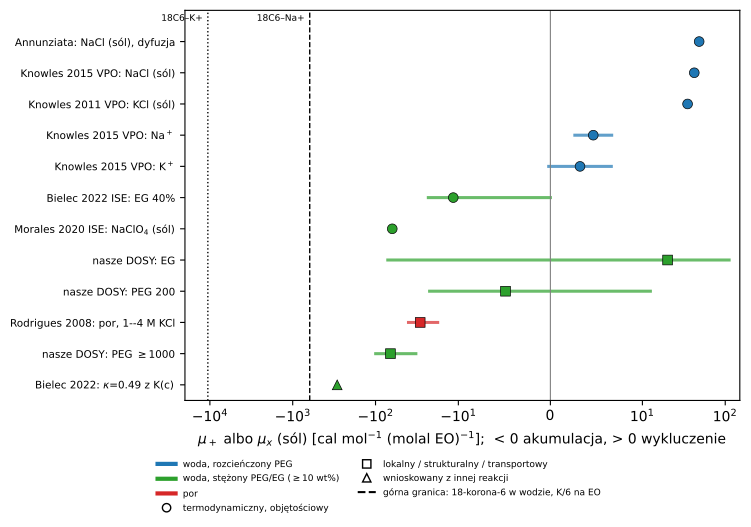

This figure's Python source:
"""Q8: evaluation of claims of Na+/K+ binding by PEG on one axis.

Axis: mu_+ = cation contribution to (d mu_salt / d m_EO), cal mol^-1 (molal EO)^-1, Knowles 2015 convention
(> 0 exclusion, < 0 accumulation). Weak 1:1 binding with constant kappa per EO: mu_+ ~ -RT*kappa
(linear limit; kappa in M^-1 treated as molal^-1, error < 10% for our solutions).
Sources: notes/Q2_peg_salt.md, notes/Q4_Q7_duplex_experiments.md, salt_shift/na_notes.md,
knowles_reframe/numbers.tex, recenzja_manuskryptu.md (Bielec 2022 SI sec. 7).
"""
import json
from pathlib import Path
import numpy as np
import matplotlib
matplotlib.use("Agg")
import matplotlib.pyplot as plt

RT = 592.5  # cal/mol, 298 K
HERE = Path(__file__).resolve().parent


def mu(kappa):
    return -RT * kappa


# ISE bound for EG 40 wt% (Bielec 2022 SI 7): total calibration offset ~6 mV, also seen without Na+.
# 59.16 log10(1 + bn c) <= 6 mV, c_EG(40 wt%) ~ 420 g/L / 62.07 g/mol
c_EG40 = 420 / 62.07
bn_ise = (10 ** (6 / 59.16) - 1) / c_EG40
# DOSY EG and PEG 200 (self-consistent correction, knowles_reframe/numbers.tex): bn per molecule
bn_EG, bn_EG_err = -0.034, 0.154
bn_P2, bn_P2_err = 0.034, 0.121
DP_P2 = (200 - 18) / 44.05
# nanopore (Rodrigues 2008, PT): PEG-pore interaction energy per monomer 0.03 kT (1 M KCl) .. 0.27 kT (4 M)
# ASSUMPTION: whole energy from linear Langmuir K+ binding, E/kT = kappa*c
kap_pore = (0.03 / 1.0, 0.27 / 4.0)
# crown ethers in water (log K; 18C6-Na+ 0.8, 18C6-K+ 2.03; Can. J. Chem. 64, 808 (1986) table seen only as
# search snippet; Na+ 0.82 also from an NMR study, snippet). Per-EO upper bound: K/6.
crown = {"Na+": 10 ** 0.8 / 6, "K+": 10 ** 2.03 / 6}

# env: dil = dilute water, conc = concentrated PEG/EG (>=10 wt%), pore, iface, org, solid
# kind: thermo = bulk thermodynamic, local = local/structural/transport, infer = inferred from another reaction
P = [
    # label, env, kind, value(s) [lo, hi] or None
    ("Knowles 2015 VPO: Na$^+$", "dil", "thermo", (4.66 - 2, 4.66 + 2)),
    ("Knowles 2015 VPO: K$^+$", "dil", "thermo", (3.22 - 3.4, 3.22 + 3.4)),
    ("Knowles 2015 VPO: NaCl (sól)", "dil", "thermo", (42.3 - 3.1, 42.3 + 3.1)),
    ("Knowles 2011 VPO: KCl (sól)", "dil", "thermo", (32.4, 37.8)),
    ("Annunziata: NaCl (sól), dyfuzja", "dil", "thermo", (47.0, 49.9)),
    ("Morales 2020 ISE: NaClO$_4$ (sól)", "conc", "thermo", (-65.4, -60.2)),
    ("Bielec 2022 ISE: EG 40%", "conc", "thermo", (mu(bn_ise), 0.0)),
    ("nasze DOSY: EG", "conc", "local", (mu(bn_EG + bn_EG_err), mu(bn_EG - bn_EG_err))),
    ("nasze DOSY: PEG 200", "conc", "local", (mu((bn_P2 + bn_P2_err) / DP_P2), mu((bn_P2 - bn_P2_err) / DP_P2))),
    ("nasze DOSY: PEG $\\geq$1000", "conc", "local", (mu(0.168), mu(0.055))),
    ("Rodrigues 2008: por, 1--4 M KCl", "pore", "local", (mu(kap_pore[1]), mu(kap_pore[0]))),
    ("Bielec 2022: $\\kappa$=0.49 z K(c)", "conc", "infer", (mu(0.49), mu(0.49))),
]
NONQ = [  # not convertible
    ("Henning-Knechtel 2026 MD", "conc", "local"),
    ("Ohki 2007 XAFS/woltamperometria", "iface", "local"),
    ("Breton 2013 nanopor", "pore", "local"),
    ("Reiner 2010 nanopor (teoria)", "pore", "infer"),
    ("Hakem 2004 SANS", "org", "local"),
    ("Okada 1991 żywica", "org", "thermo"),
    ("Fenton 1973 PEO--sól", "solid", "local"),
    ("Karimata 2007, Spink 1999", "dil", "infer"),
    ("Silva \\& Weber 2026", "conc", "infer"),
]

col = {"dil": "#1f77b4", "conc": "#2ca02c", "pore": "#d62728", "iface": "#ff7f0e", "org": "#9467bd",
       "solid": "#8c564b"}
envname = {"dil": "woda, rozcieńczony PEG", "conc": "woda, stężony PEG/EG ($\\geq$10 wt%)", "pore": "por",
           "iface": "granica faz", "org": "rozp. organiczny / żywica", "solid": "ciało stałe"}
mk = {"thermo": "o", "local": "s", "infer": "^"}
kindname = {"thermo": "termodynamiczny, objętościowy", "local": "lokalny / strukturalny / transportowy",
            "infer": "wnioskowany z innej reakcji"}

out = {"RT_cal": RT, "bn_ise_EG_upper": bn_ise, "crown_kappa_per_EO": crown,
       "crown_mu_per_EO": {k: mu(v) for k, v in crown.items()},
       "points": [{"label": l, "env": e, "kind": k, "lo": float(min(v)), "hi": float(max(v))} for l, e, k, v in P]}

# reconciliation: net Na+ = coordination - exclusion. Exclusion of a structureless ion from nu_W water per EO
# gives mu_+(excl) = RT*nu_W/55.51 (per ion); NaCl net nu_W = 2.4 (Annunziata).
nuW = 2.4
mu_excl_ion = RT * nuW / 55.51
kap_coord_allowed = (mu_excl_ion - 4.66) / RT
out["reconcile"] = {"mu_excl_per_ion_cal": mu_excl_ion, "kappa_coord_allowed_by_VPO_split": kap_coord_allowed,
                    "nuW_gross_needed_for_DOSY_kappa": {str(k): (4.66 + RT * k) * 55.51 / RT for k in (0.055, 0.168)}}
json.dump(out, open(HERE / "q8_cation_binding.json", "w"), indent=1, ensure_ascii=False)
print(json.dumps(out, indent=1, ensure_ascii=False))

fig, ax = plt.subplots(figsize=(7.6, 5.4))
order = sorted(range(len(P)), key=lambda i: (list(mk).index(P[i][2]), -np.mean(P[i][3])))
for y, i in enumerate(order):
    l, e, k, v = P[i]
    lo, hi = min(v), max(v)
    ax.plot([lo, hi], [y, y], "-", color=col[e], lw=2.2, alpha=.7)
    ax.plot([(lo + hi) / 2], [y], mk[k], color=col[e], ms=7, mec="k", mew=.5)
ax.set_yticks(range(len(P)), [P[i][0] for i in order], fontsize=7.5)
ax.set_xscale("symlog", linthresh=10)
ax.axvline(0, color="grey", lw=.8)
for (ion, kap), ls in zip(crown.items(), ["--", ":"]):
    ax.axvline(mu(kap), color="k", ls=ls, lw=1)
    ax.text(mu(kap) * 1.15, -0.6, f"18C6–{ion}", fontsize=6.5, ha="right", va="bottom")
ax.set_xlim(-2e4, 150)
ax.set_xlabel("$\\mu_+$ albo $\\mu_x$ (sól) [cal mol$^{-1}$ (molal EO)$^{-1}$];  < 0 akumulacja, > 0 wykluczenie")
from matplotlib.lines import Line2D
h = [Line2D([], [], color=col[e], lw=3, label=envname[e]) for e in ["dil", "conc", "pore"]]
h += [Line2D([], [], marker=mk[k], ls="", color="w", mec="k", label=kindname[k]) for k in mk]
h += [Line2D([], [], color="k", ls="--", label="górna granica: 18-korona-6 w wodzie, K/6 na EO")]
ax.set_ylim(len(P) - 0.5, -1.0)
ax.legend(handles=h, fontsize=6.5, loc="upper center", bbox_to_anchor=(0.35, -0.13), ncol=2, frameon=False)
fig.tight_layout()
fig.savefig(HERE / "q8_cation_binding.pdf", bbox_inches="tight")
